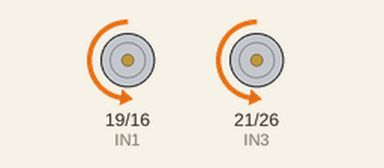
Simulated run of this program. Board: Raspberry Pi (BCM pin numbers). Shown: motor-driver pin pairs drawn as motors (green arrow = first pin HIGH = forward, orange = second pin HIGH = backward, longer = more drive, scaled by the enable pin). Random numbers come from a fixed seed; what the program prints to the terminal is not drawn. At 17.0 s the program stops and its outputs stay as they are.

Above: at 0.1 s.
At 2.0 s:
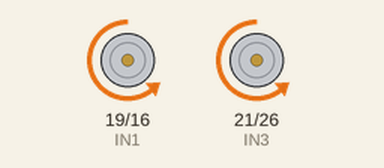
At 7.8 s:
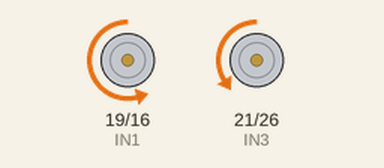
At 17.1 s:
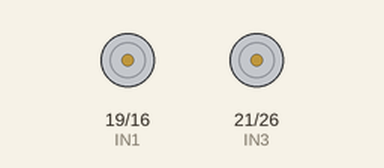
Timing chart, 0 to 18.5 s (numbered marks = the images above):
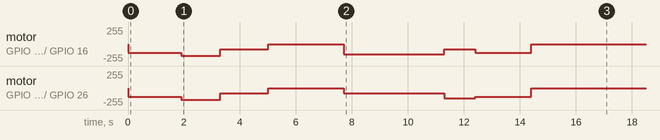

The program:

motorControl.py
```python
#coding:utf-8
#Python中声明文件编码的注释，编码格式指定为utf-8
import RPi.GPIO as GPIO
import time
import random

GPIO.setmode(GPIO.BCM)
GPIO.setwarnings(False)

########电机驱动接口定义#################
ENA = 13	#//L298使能A
ENB = 20	#//L298使能B
IN1 = 19	#//电机接口1
IN2 = 16	#//电机接口2
IN3 = 21	#//电机接口3
IN4 = 26	#//电机接口4

#########电机初始化为LOW##########
GPIO.setup(ENA,GPIO.OUT,initial=GPIO.LOW)
GPIO.setup(IN1,GPIO.OUT,initial=GPIO.LOW)
GPIO.setup(IN2,GPIO.OUT,initial=GPIO.LOW)
GPIO.setup(ENB,GPIO.OUT,initial=GPIO.LOW)
GPIO.setup(IN3,GPIO.OUT,initial=GPIO.LOW)
GPIO.setup(IN4,GPIO.OUT,initial=GPIO.LOW)
'''
电机组A：IN1是GPIO19， IN2是GPIO16， ENA是GPIO13。
电机组B：IN3是GPIO21， IN4是GPIO26， ENB是GPIO20
'''

def func(pos, forward=True):
	if pos == ENA:
		GPIO.output(ENA, True)
		if forward:
			GPIO.output(IN1, True)
			GPIO.output(IN2, False)
		else:
			GPIO.output(IN1, False)
			GPIO.output(IN2, True)
	elif pos == ENB:
		GPIO.output(ENB, True)
		if forward:
			GPIO.output(IN3, True)
			GPIO.output(IN4, False)
		else:
			GPIO.output(IN3, False)
			GPIO.output(IN4, True)

lpwm = GPIO.PWM(ENA, 50)  # 左转 使能信号的pwm
rpwm = GPIO.PWM(ENB, 50)  # 右转 使能信号的pwm
lpwm.start(0)
rpwm.start(0)


# def turnLeft(rate=0.5):
# 	openRightWheel()
# 	openLeftWheel()

# 	lpower = 80  # 左转力量
# 	rpower = (1-rate)*lpower  # 右转力量

# 	lpwm.ChangeDutyCycle(lpower)
# 	rpwm.ChangeDutyCycle(rpower)


# def turnRight(rate=0.5):
# 	openRightWheel()
# 	openLeftWheel()

# 	rpower = 80  # 左转力量
# 	lpower = (1-rate)*rpower  # 右转力量

# 	rpwm.ChangeDutyCycle(rpower)
# 	lpwm.ChangeDutyCycle(lpower)


def turnLeft_back():
	GPIO.output(ENA, True)
	GPIO.output(IN1, True)
	GPIO.output(IN2, False)
	GPIO.output(ENB, True)
	GPIO.output(IN3, True)
	GPIO.output(IN4, False)

	lpwm.ChangeDutyCycle(60)
	rpwm.ChangeDutyCycle(30)


def turnRight_back():
	GPIO.output(ENA, True)
	GPIO.output(IN1, True)
	GPIO.output(IN2, False)
	GPIO.output(ENB, True)
	GPIO.output(IN3, True)
	GPIO.output(IN4, False)

	lpwm.ChangeDutyCycle(30)
	rpwm.ChangeDutyCycle(60)


def openRightWheel():
	GPIO.output(ENA, True)
	GPIO.output(IN1, False)
	GPIO.output(IN2, True)


def openLeftWheel():
	GPIO.output(ENB, True)
	GPIO.output(IN3, False)
	GPIO.output(IN4, True)


# 小车转向状态
TURNLEFT = 10
TURNRIGHT = 20
TURNLEFT_BACK = 30
TURNRIGHT_BACK = 40

# 小车前进状态
AVERAGE = 1
SLOWDOWN = 2
SPEEDUP = 3
STOP = 4

def changeDirection(state, continue_time = 2.0):
	openRightWheel()
	openLeftWheel()

	if state == TURNLEFT:
		print('左转')
		lpwm.ChangeDutyCycle(60)
		rpwm.ChangeDutyCycle(30)
	elif state == TURNRIGHT:
		print('右转')
		lpwm.ChangeDutyCycle(30)
		rpwm.ChangeDutyCycle(60)
	elif state == TURNLEFT_BACK:
		print('左转_回程')
		turnLeft_back()
	elif state == TURNRIGHT_BACK:
		print('右转_回程')
		turnRight_back()

	time.sleep(continue_time)


def forward(state = AVERAGE, continue_time = 2.0):
	"""
	前进，有三种状态，匀速、减速、加速

	"""
	openRightWheel()
	openLeftWheel()

	speed = 50
	if state == SLOWDOWN:
		print('减速')
		speed -= 20
	elif state == SPEEDUP:
		print('加速')
		speed += 20
	elif state == STOP:
		print('停止')
		speed = 0

	rpwm.ChangeDutyCycle(speed)
	lpwm.ChangeDutyCycle(speed)
	time.sleep(continue_time)  # 持续时间

def back():
	"""
	后退
	"""
	rpwm.ChangeDutyCycle(30)
	lpwm.ChangeDutyCycle(30)

	GPIO.output(ENA,True)
	GPIO.output(IN1,True)
	GPIO.output(IN2,False)

	GPIO.output(ENB,True)
	GPIO.output(IN3,True)
	GPIO.output(IN4,False)


def stop():
	# print('motor 停机')
	GPIO.output(ENA,False)
	GPIO.output(ENB,False)
	GPIO.output(IN1,False)

	GPIO.output(IN2,False)
	GPIO.output(IN3,False)
	GPIO.output(IN4,False)

	lpwm.stop()
	rpwm.stop()

	GPIO.cleanup()


def test_turnLeft():
	print('左转')
	turnLeft()
	time.sleep(3.0)

def test_turnRight():
	print('右转')
	turnRight()
	time.sleep(3.0)

def test_turnLeftBack():
	print('左转_回程')
	turnLeft_back()
	time.sleep(3.0)

def test_turnRightBack():
	print('右转_回程')
	turnRight_back()
	time.sleep(3.0)

def test_LeftRight():
	test_turnLeft()
	test_turnLeftBack()
	test_turnRight()
	test_turnRightBack()

def getRandom():
	return random.randint(1,3)*1.0+random.randint(0,10)*0.1

def test_StateChange():
	"""
	三种状态测试:匀速、加速、减速
	"""

	state_list = [{
		'state': AVERAGE,
		'time': getRandom(),
	}, {
		'state': SPEEDUP,
		'time': getRandom(),
	}, {
		'state': SLOWDOWN,
		'time': getRandom(),
	}, {
		'state': STOP,
		'time': getRandom(),
	}, {
		'state': TURNLEFT,
		'time': getRandom(),
	}, {
		'state': TURNRIGHT,
		'time': getRandom(),
	}, {
		'state': AVERAGE,
		'time': getRandom(),
	}, {
		'state': STOP,
		'time': getRandom(),
	},
	]
	for state in state_list:
		s = state['state']
		t = state['time']
		print(s, t)
		if state['state'] < 10:
			forward(s, t)
		else :
			changeDirection(s, t)

def test_Direction():
	state_list = [{
		'state': TURNLEFT,
		'time': getRandom(),
	},
	{
		'state': TURNLEFT_BACK,
		'time': getRandom(),
	},
	{
		'state': TURNRIGHT,
		'time': getRandom(),
	},
	{
		'state': TURNRIGHT_BACK,
		'time': getRandom(),
	},
	]
	for state in state_list:
		s = state['state']
		t = state['time']
		print(s, t)
		changeDirection(s, t)

if __name__ == '__main__':
	test_StateChange()
	# test_Direction()
	stop()
```

Measured:
- by itself, motor on GPIO 19 (IN1) / GPIO 16 (IN2): stopped → backward 128/255 at 0.00 s, → backward 179/255 1.9 s later, → backward 77/255 1.4 s later, → stopped 1.7 s later, … (8 changes in this stretch)
- by itself, motor on GPIO 21 (IN3) / GPIO 26 (IN4): stopped → backward 128/255 at 0.00 s, → backward 179/255 1.9 s later, → backward 77/255 1.4 s later, → stopped 1.7 s later, … (8 changes in this stretch)
